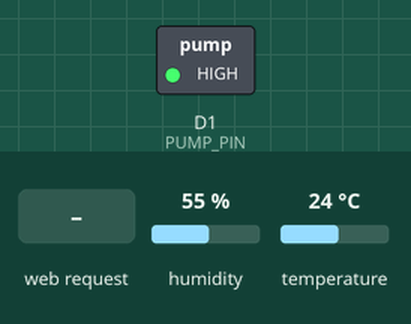
The sketch below on a simulated ESP8266 (NodeMCU). Shown: switched loads named in the sketch (green lamp = pin HIGH). The test bench sets the inputs (shaded band); at power-on: humidity 55 %, temperature 24 °C. WiFi joins after 1.5 s; servers stay silent unless stated; what the sketch prints to the serial monitor is not drawn.

Above: at 2.7 s.
2.8 s: HTTP request GET /pump received
At 4.1 s:
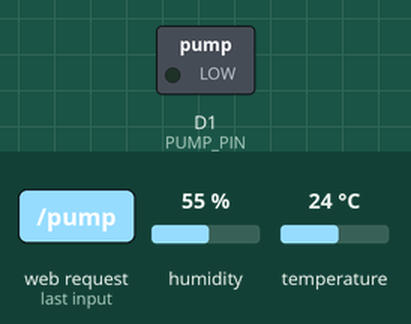
Timing chart, 0 to 5.8 s (numbered marks = the images above; inputs shaded):
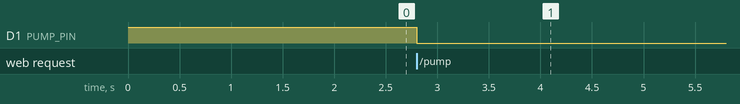

The sketch:

SmartAgriculture.ino
```cpp
#include <ESP8266WiFi.h>
#include <ESP8266WebServer.h>
#include "DHT.h"

#define DHTPIN D2
#define DHTTYPE DHT11
#define SOIL_PIN A0
#define PUMP_PIN D1

// WiFi credentials
const char* ssid = "ToRR";
const char* password = "torr@12345";

// Objects
ESP8266WebServer server(80);
DHT dht(DHTPIN, DHTTYPE);

// Globals
float temperature = 0.0;
float humidity = 0.0;
int soilMoisture = 0;
bool pumpStatus = false;

void setup() {
  Serial.begin(115200);
  dht.begin();

  pinMode(PUMP_PIN, OUTPUT);
  digitalWrite(PUMP_PIN, HIGH); // Pump OFF initially (active LOW relay)

  // WiFi Connection
  WiFi.begin(ssid, password);
  Serial.print("Connecting to WiFi");
  while (WiFi.status() != WL_CONNECTED) {
    delay(500);
    Serial.print(".");
  }
  Serial.println("\nConnected!");
  Serial.print("IP Address: ");
  Serial.println(WiFi.localIP());

  // Routes
  server.on("/", handleRoot);
  server.on("/data", handleData);
  server.on("/pump", handlePump);

  server.begin();
  Serial.println("Server started!");
}

void loop() {
  server.handleClient();
}

// Dashboard Page
void handleRoot() {
  String html = "<!DOCTYPE html><html><head>";
  html += "<meta name='viewport' content='width=device-width, initial-scale=1.0'>";
  html += "<script src='https://cdn.jsdelivr.net/npm/chart.js'></script>";
  html += "<style>";
  html += "body { font-family: Arial; text-align: center; background: #f4f4f4; }";
  html += "h1 { background: #16a085; color: white; padding: 15px; border-radius: 10px; }";
  html += ".card { display:inline-block; margin:20px; padding:20px; background:white; border-radius:15px; box-shadow:0 4px 6px rgba(0,0,0,0.2); }";
  html += "button { font-size:20px; padding:12px 25px; margin:15px; border:none; border-radius:8px; cursor:pointer; }";
  html += ".on { background:#2ecc71; color:white; }";
  html += ".off { background:#e74c3c; color:white; }";
  html += "</style></head><body>";

  html += "<h1>🌱 Smart Agriculture Dashboard</h1>";

  html += "<div class='card'><canvas id='tempChart' width='200' height='200'></canvas><p>Temperature (°C)</p></div>";
  html += "<div class='card'><canvas id='humChart' width='200' height='200'></canvas><p>Humidity (%)</p></div>";
  html += "<div class='card'><canvas id='soilChart' width='200' height='200'></canvas><p>Soil Moisture (%)</p></div>";

  html += "<div class='card'><h2>💧 Water Pump</h2>";
  html += "<p id='pumpStatus'>Status: OFF</p>";
  html += "<button id='pumpBtn' class='on' onclick='togglePump()'>Turn ON</button></div>";

  html += "<script>";
  html += "var tempChart, humChart, soilChart;";
  html += "function createChart(id,label,color){return new Chart(document.getElementById(id),{type:'doughnut',data:{labels:[label],datasets:[{data:[0,100],backgroundColor:[color,'#ecf0f1']}]},options:{cutout:'70%',plugins:{legend:{display:false}}}});}";
  html += "function updateCharts(data){tempChart.data.datasets[0].data=[data.temperature,100-data.temperature];tempChart.update();humChart.data.datasets[0].data=[data.humidity,100-data.humidity];humChart.update();soilChart.data.datasets[0].data=[data.soil,100-data.soil];soilChart.update();document.getElementById('pumpStatus').innerHTML='Status: '+(data.pump?'<span style=color:green>ON</span>':'<span style=color:red>OFF</span>');document.getElementById('pumpBtn').innerHTML=data.pump?'Turn OFF':'Turn ON';document.getElementById('pumpBtn').className=data.pump?'off':'on';}";
  html += "function fetchData(){fetch('/data').then(res=>res.json()).then(data=>{updateCharts(data);});}";
  html += "function togglePump(){fetch('/pump').then(res=>res.json()).then(data=>{updateCharts(data);});}";
  html += "window.onload=function(){tempChart=createChart('tempChart','Temp','#e67e22');humChart=createChart('humChart','Hum','#3498db');soilChart=createChart('soilChart','Soil','#2ecc71');setInterval(fetchData,2000);}";
  html += "</script>";

  html += "</body></html>";

  server.send(200, "text/html", html);
}

// JSON Data API
void handleData() {
  temperature = dht.readTemperature();
  humidity = dht.readHumidity();
  soilMoisture = analogRead(SOIL_PIN);

  int soilPercent = map(soilMoisture, 1023, 200, 0, 100);

  String json = "{";
  json += "\"temperature\":" + String(temperature) + ",";
  json += "\"humidity\":" + String(humidity) + ",";
  json += "\"soil\":" + String(soilPercent) + ",";
  json += "\"pump\":" + String(pumpStatus ? "true" : "false");
  json += "}";

  server.send(200, "application/json", json);
}

// Pump Toggle API
void handlePump() {
  pumpStatus = !pumpStatus;
  digitalWrite(PUMP_PIN, pumpStatus ? LOW : HIGH);
  handleData();
}
```

Measured:
- after the input at 2.8 s, D1 (PUMP_PIN): HIGH → LOW at once
